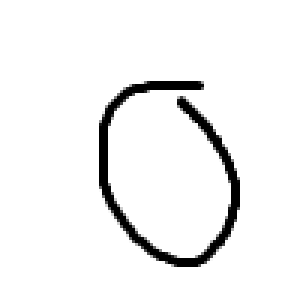
#> input picture machine_engineering/ocr/data/0.png, 100 x 100 px (shown 3 times larger); its folder holds only this picture in this run
$ jupyter execute --allow-errors ocr.ipynb
#> lines starting #> are read from the running program, lines starting #| are printed output that depends on the picture
[cell 1]
import pandas as pd
from sklearn.datasets import load_digits

digits = load_digits()
print(digits)

[cell 2]
df = pd.DataFrame(digits.data)
print(df.head())
print(digits.target_names)

[cell 3]
import matplotlib.pyplot as plt

for i in range(10):
    plt.subplot(10, 1, i + 1)
    plt.axis("off")
    plt.title(digits.target[i])
    plt.imshow(digits.data[i:i + 1], cmap="Greys")
plt.show()
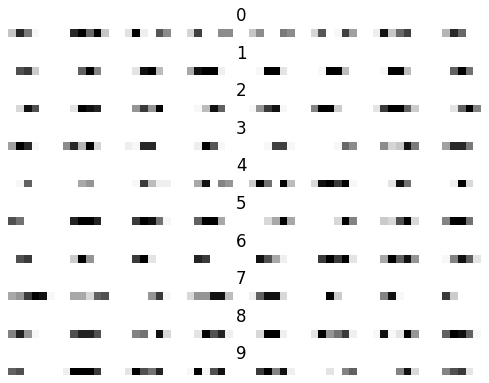
#> figure drawn by matplotlib, 10 panels

[cell 4]
import matplotlib.pyplot as plt

for i in range(10):
    plt.subplot(1, 10, i + 1)
    plt.axis("off")
    plt.title(digits.target[i])
    plt.imshow(digits.images[i], cmap="Greys")
plt.show()
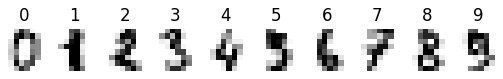
#> figure drawn by matplotlib, 10 panels
#> `image = image.flatten()`: image = 64 values, max 4 at index 19, min 0 at index 0, mean 0.766
#> `pred = model.predict([image])`: pred = [4]

[cell 5]
from sklearn.model_selection import train_test_split

X = digits.data
y = digits.target

X_train, X_test, y_train, y_test = train_test_split(X, y, random_state=0)
print("train = ", len(X_train))
print("test = ", len(X_test))

[cell 6]
from sklearn import svm
from sklearn.metrics import accuracy_score

model = svm.SVC(kernel = "rbf", gamma = 0.001)
model.fit(X_train, y_train)
pred = model.predict(X_test)
score = accuracy_score(y_test, pred)
print("正解率: ", score*100, "%")

[cell 7]
from PIL import Image

data_dir = "./data"

#> (the rest of this cell did not finish here and is left out)

[cell 8]
import numpy as np

#> (the rest of this cell did not finish here and is left out)

[cell 9]
from sklearn import decomposition
from mpl_toolkits.mplot3d import Axes3D

digits = load_digits()
#> digits = 7 items
X = digits.data
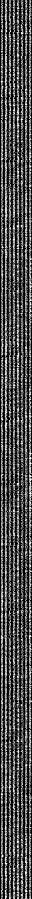
#> X: shape (1797, 64) float64 (shown at 1/2 size); min 0, max 16, mean 4.88; drawn with min black and max white
y = digits.target
#> y = 1797 values, max 9 at index 9, min 0 at index 0, mean 4.49

number_color = ["BLACK", "BROWN", "RED", "DARKORANGE", "GOLD", "GREEN", "BLUE", "PURPLE", "GRAY", "SKYBLUE"]
colors = []

for i in y:
    colors.append(number_color[i])
#> this loop made 1797 passes
#> i on passes 11 to 13: 0, 1, 2
#> after the loop, colors = 1797 items, first 6: 'BLACK', 'BROWN', 'RED', 'DARKORANGE', 'GOLD', 'GREEN'

pca = decomposition.PCA(n_components=3)
features_3 = pca.fit_transform(X)
#> features_3 = 1797 rows, first 8: [-1.26, -21.27, 9.46], [7.96, 20.77, -4.44], [6.99, 9.96, -2.96], [-15.91, -3.33, -9.82], [23.31, -4.27, 5.68], [-14.09, -7.91, -0.392], [21.36, -5.29, -15.09], [-2.95, 21.07, 12.28]

df = pd.DataFrame(features_3)
#> df = table of 1797 rows and 3 columns

fig = plt.figure(figsize=(12, 12))
ax = fig.add_subplot(projection="3d")
ax.scatter(df[0], df[1], df[2], c=colors)
ty = 0
for col in number_color:
    ax.text(50, 30, 30 - ty * 5, str(ty), size = 20, color = col)
    ty += 1
plt.show()
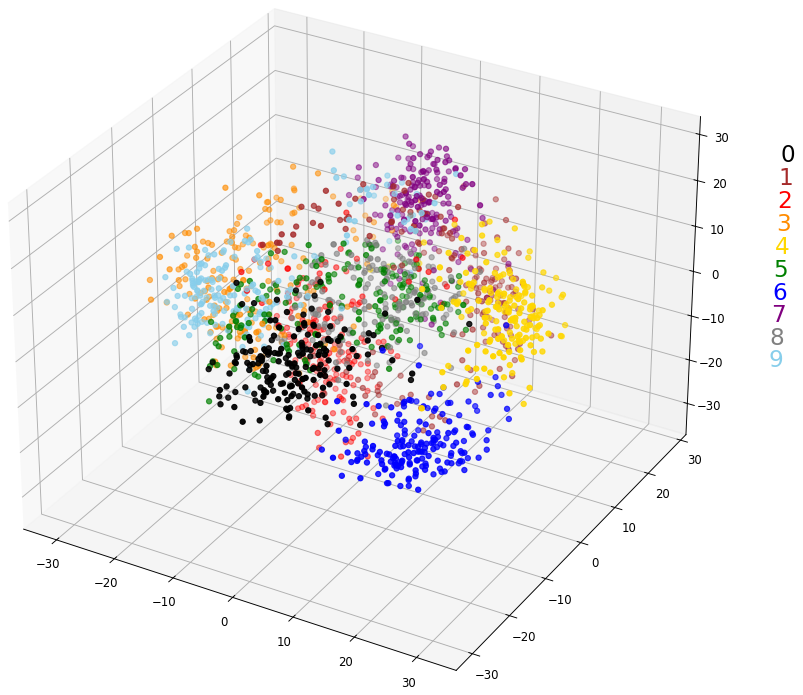
#> figure drawn by matplotlib, 1 panel

[cell 10]
fig = plt.figure(figsize=(12, 12))
ax = fig.add_subplot(projection="3d")
ax.scatter(df[0], df[1], df[2], c=colors)
ty = 0
for col in number_color:
    ax.text(-30 - ty * 5, 40, 30, str(ty), size = 20, color = col)
    ty += 1
ax.view_init(90, 0)
plt.show()
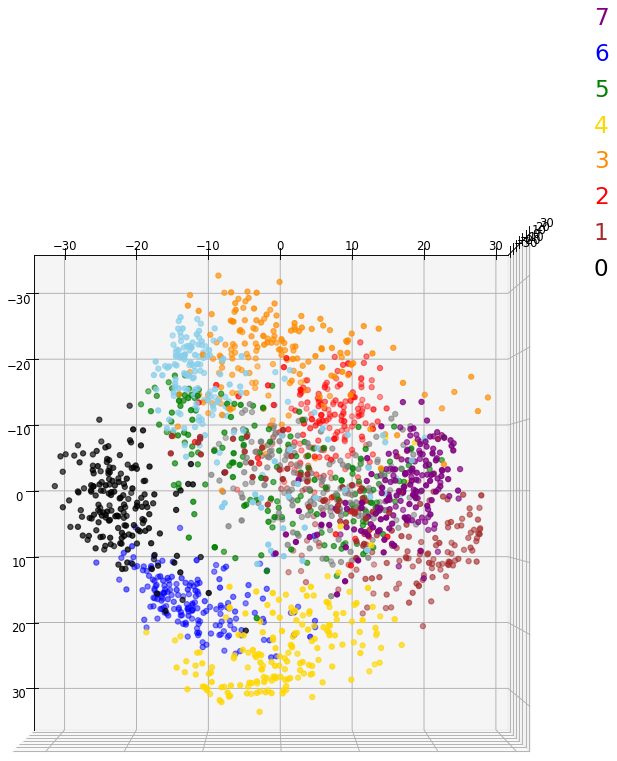
#> figure drawn by matplotlib, 1 panel
